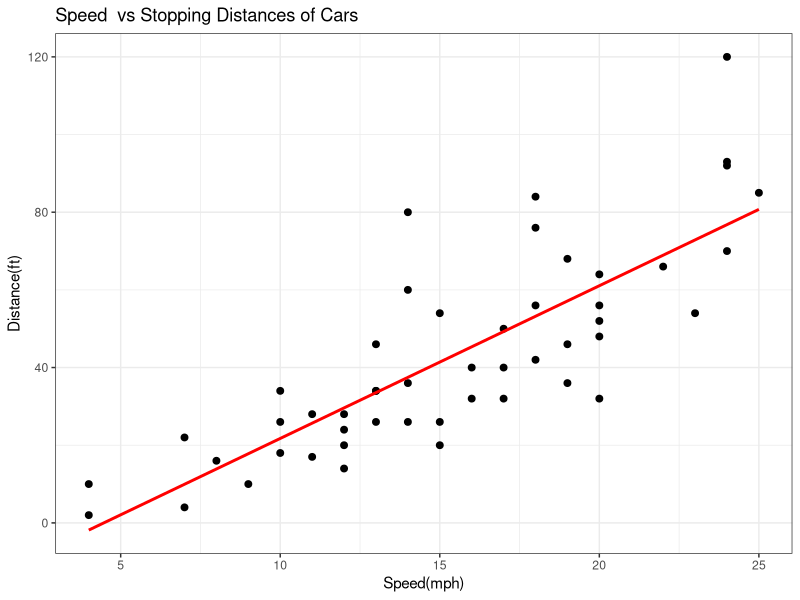

This figure's R source:
#install.packages("tidyverse")
library(ggplot2)

data()
cars

ggplot(data = cars,
        mapping = aes(x = speed,
                      y = dist))+
  geom_point(size = 2)+
  geom_smooth(method = lm, colour = "red", se = F)+
  labs(title = "Speed  vs Stopping Distances of Cars",
       x = 'Speed(mph)',
       y = 'Distance(ft)')+
  theme_bw()

